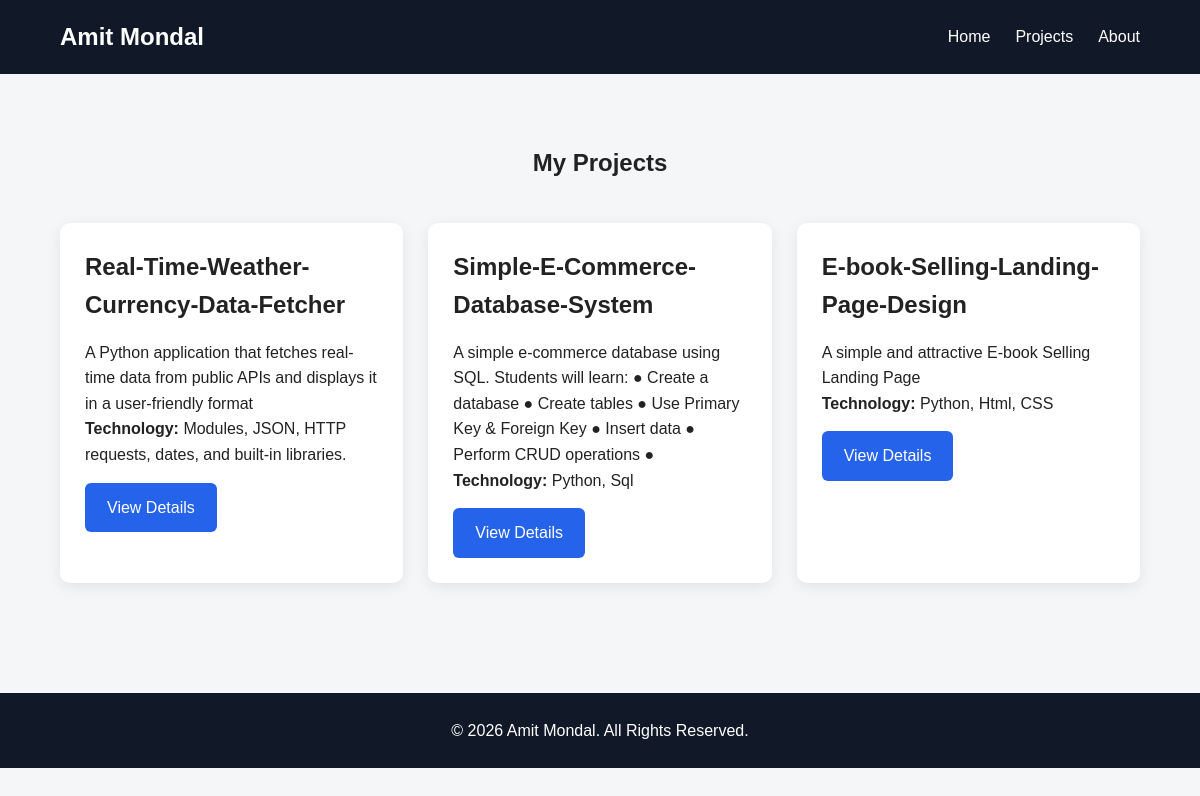
/projects/, run on the app's committed database.
### portfolio/models.py (models this page shows, shortened)
class Project(models.Model):
    title = models.CharField(max_length=200)
    description = models.TextField()
    technology = models.CharField(max_length=200)
    github_link = models.URLField()

### portfolio/views.py (the view)
def projects(request):
    project_list = Project.objects.all()
    return render(
        request,
        'portfolio/projects.html',
        {'projects': project_list}
    )

### portfolio/templates/portfolio/projects.html (shortened to what this page needs)
{% extends 'portfolio/base.html' %}
{% block content %}
<section class="container page-section">
    <h1>My Projects</h1>
    <div class="project-grid">
        {% for project in projects %}
        <div class="project-card">
            <h2>
                {{ project.title }}
            </h2>
            <p>
                {{ project.description }}
            </p>
            <p>
                <strong>Technology:</strong>
                {{ project.technology }}
            </p>
            <a
                href="{% url 'project_detail' project.pk %}"
                class="btn"
            >
                View Details
            </a>
        </div>
        {% empty %}
        <p>
            No projects available yet.
        </p>
        {% endfor %}
    </div>
</section>
{% endblock %}

### portfolio/templates/portfolio/base.html (shortened to what this page needs)
{% load static %}
<!DOCTYPE html>
<html lang="en">
<head>
    <link rel="stylesheet"
          href="{% static 'portfolio/style.css' %}">
</head>
<body>
    <nav class="navbar">
        <div class="container">
            <a href="{% url 'home' %}" class="logo">
                Amit Mondal
            </a>
            <div class="nav-links">
                <a href="{% url 'home' %}">
                    Home
                </a>
                <a href="{% url 'projects' %}">
                    Projects
                </a>
                <a href="{% url 'about' %}">
                    About
                </a>
            </div>
        </div>
    </nav>
    <main>
        {% block content %}
        {% endblock %}
    </main>
    <footer class="footer">
        <p>
            © 2026 Amit Mondal. All Rights Reserved.
        </p>
    </footer>
</body>
</html>

### portfolio/static/portfolio/style.css (style rules this page uses)
* { margin: 0; padding: 0; box-sizing: border-box; }
body { font-family: Arial, sans-serif; background: #f4f6f8; color: #222; line-height: 1.6; }
.container { width: 90%; max-width: 1100px; margin: auto; }
.navbar { background: #111827; padding: 18px 0; }
.navbar .container { display: flex; justify-content: space-between; align-items: center; }
.logo { color: white; text-decoration: none; font-size: 24px; font-weight: bold; }
.nav-links { display: flex; gap: 25px; }
.nav-links a { color: white; text-decoration: none; }
.btn { display: inline-block; background: #2563eb; color: white; text-decoration: none; padding: 12px 22px; border-radius: 6px; margin-top: 15px; }
.page-section { padding: 70px 0; }
.page-section > h1 { text-align: center; margin-bottom: 40px; }
.project-grid { display: grid; grid-template-columns: repeat(3, 1fr); gap: 25px; }
.project-card { background: white; padding: 25px; border-radius: 10px; box-shadow: 0 4px 15px rgba(0, 0, 0, 0.08); }
.project-card h2 { margin-bottom: 15px; }
.footer { background: #111827; color: white; text-align: center; padding: 25px; margin-top: 40px; }

### data on the page
Project: title "Real-Time-Weather-Currency-Data-Fetcher", description "A Python application that fetches real-time data from public APIs and displays it in a user-friendly format", technology "Modules, JSON, HTTP requests, dates, and built-in libraries."
Project: title "Simple-E-Commerce-Database-System", description "A simple e-commerce database using SQL. Students will learn: ● Create a database ● Create tables ● Use Primary Key & Foreign Key ● Insert data ● Perform CRUD operations ●", technology "Python, Sql"
Project: title "E-book-Selling-Landing-Page-Design", description "A simple and attractive E-book Selling Landing Page", technology "Python, Html, CSS"
